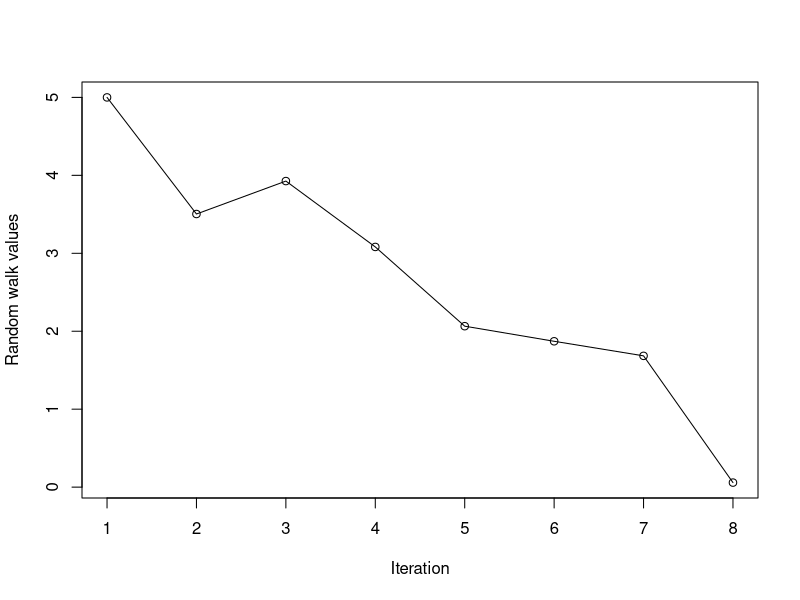
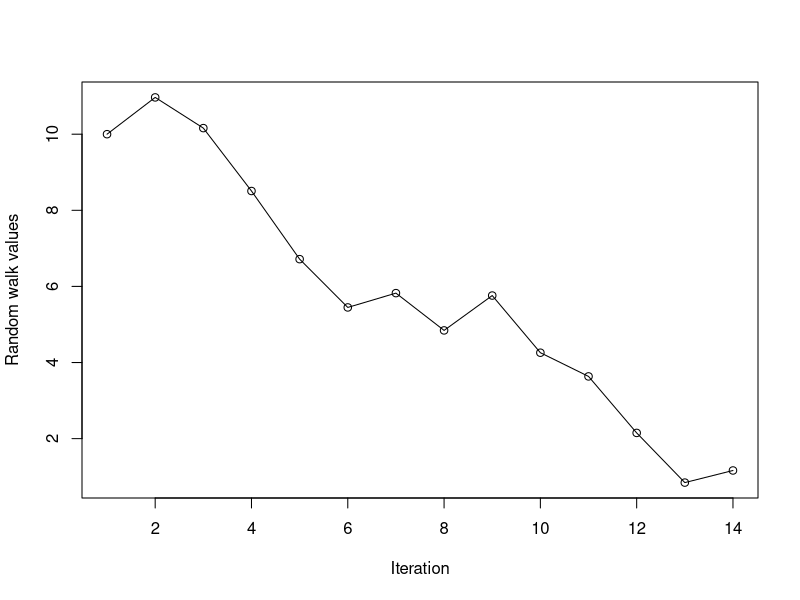

Here is the R script that generated these plots, in order:
## ---- chunk 1
knitr::opts_chunk$set(cache=TRUE, autodep=TRUE, cache.comments=TRUE)
## ---- chunk 2
# Function: cols.with.ab.zeros, to retrieve columns of matrix that have between
#   a and b zeros, each
# Inputs:
# - my.mat: the original matrix 
# - a: lower bound for number of zeros allowed; default is 0
# - b: upper bound for number of zeros allowed; default is Inf
# Output: the new matrix

cols.with.ab.zeros = function(my.mat, a=0, b=Inf) {
  zeros.per.column = colSums(my.mat == 0)
  i.to.keep = (a <= zeros.per.column) & (zeros.per.column <= b)
  return(as.matrix(my.mat[,i.to.keep]))
}

mat = matrix(c(0,0,1,0,1,1,1,1,1), 3, 3)
identity.mat = diag(1, 3)
cols.with.ab.zeros(mat) # Should get back original matrix
cols.with.ab.zeros(mat, a=1, b=2) # Should get back first 2 columns of mat
cols.with.ab.zeros(mat, a=2, b=2) # Should get just 1st column of mat; note
  # this should still be a matrix though, and not a numeric vector!
cols.with.ab.zeros(identity.mat, a=2, b=2) # Should get back original matrix
## ---- chunk 3
# Function: list.extractor, to extract elements of a list
# Inputs:
# - my.list: the original list 
# - i.to.keep: vector of indices, corresponding to elements of the list we
#   want to keep. Default is NULL, in which case this argument is ignored
# - i.to.remove: vector of indices, corresponding to elements of the list we
#   want to remove Default is NULL, in which case this argument is ignored.
#   NOTE: if both i.to.keep and i.to.remove are non-NULL, then the first 
#   one should take precedence (i.e., we don't remove anything)
# Output: the new list

list.extractor = function(my.list, i.to.keep=NULL, i.to.remove=NULL) {
  if (!is.null(i.to.keep)) {
    return(my.list[i.to.keep])
  }
  else if (!is.null(i.to.remove)) {
    return(my.list[-i.to.remove])
  }
  return(my.list)
}

cool.list = list(ints=1:10, lets=letters[1:8], fracs=1:7/7,
                 bools=sample(c(TRUE,FALSE), 5, replace=TRUE))
list.extractor(cool.list, i.to.keep=c(1,3)) # Should get list with ints, fracs
list.extractor(cool.list, i.to.remove=4) # Should get list without bools
list.extractor(cool.list, i.to.keep=2:4, i.to.remove=4) # Should get list with
  # lets, fracs, and bools (the i.to.remove argument should be ignored)
## ---- chunk 4
# Function: random.walk, to run a simple random walk over the reals, which
#   terminates when it reaches 0
# Inputs:
# - x.start: starting position. Default is 5
# - plot.walk: should the result be plotted? Default is TRUE
# - seed: integer seed to pass to set.seed(). Default is NULL, which means
#   effectively no seed is set
# Output: a list with elements x.vals, the values visited by the random walk,
#   and num.steps, the number of steps taken before termination

random.walk = function(x.start=5, plot.walk=TRUE, seed=NULL) {
  if (!is.null(seed)) set.seed(seed) # Set the seed, if we need to
  x.vals = x.start
  while (TRUE) {
    r = runif(1, -2, 1)
    if (tail(x.vals, 1) + r <= 0) break
    else x.vals = c(x.vals, (x.vals[length(x.vals)]+r))
  }
  if (plot.walk == TRUE) 
    plot(x.vals, xlab="Iteration", ylab="Random walk values", type="o")
  return(list(x.vals=x.vals, num.steps=length(x.vals)))
}

random.walk(x.start=5, seed=3)$num.steps # Should print 8 (this is how many
  # steps it took the random walk), and produce a plot
random.walk(x.start=10, seed=7)$num.steps # Should print 14 (this is how many
  # steps it took the random walk), and produce a plot
random.walk(x.start=10, plot.walk=FALSE, seed=7)$num.steps # Should print 14 
  # (this is how many steps it took the random walk), and not produce a plot
## ---- chunk 5
fibonacci = function(n) {
  if(n <= 2){
    return(1)
  }
  my.fib = c(1,1)
  for (i in 2:(n)){
    my.fib <- c(my.fib, my.fib[i] + my.fib[i - 1])
  } 
  return(my.fib[i])
}

fibonacci(1) # Should be 1
fibonacci(2) # Should be 1
fibonacci(3) # Should be 2
fibonacci(5) # Should be 5
fibonacci(9) # Should be 34
## ---- chunk 6
sentence.flipper = function(str) {
  str.words = strsplit(str, split=" ")[[1]]
  rev.words <- vector(length = length(str.words))
  for (i in 1:length(str.words)){
    rev.words[i] <- word.flipper(str.words[i])
  }
  str.flipped = paste(rev.words, collapse=" ")
  return(str.flipped)
}

word.flipper = function(str) {
  chars = strsplit(str, split="")[[1]]
  chars.flipped = rev(chars)
  str.flipped = paste(chars.flipped, collapse="")
  return(str.flipped)
}

# Should be "eht kciuq nworb xof depmuj revo eht yzal god"
sentence.flipper("the quick brown fox jumped over the lazy dog") 
# Should be "ot eb ro on ot eb taht si eht noitseuq"
sentence.flipper("to be or no to be that is the question") 
